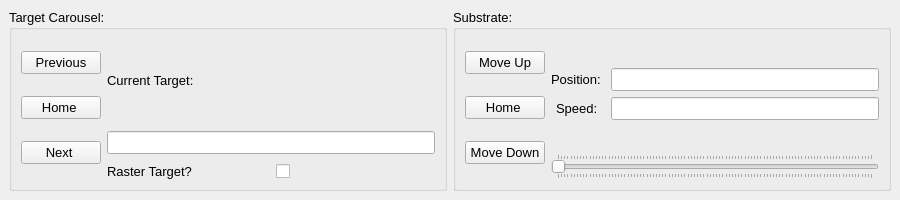
<?xml version="1.0" encoding="UTF-8"?>
<ui version="4.0">
 <class>docked_motor_controls</class>
 <widget class="QDockWidget" name="docked_motor_controls">
  <property name="geometry">
   <rect>
    <x>0</x>
    <y>0</y>
    <width>900</width>
    <height>200</height>
   </rect>
  </property>
  <property name="sizePolicy">
   <sizepolicy hsizetype="Minimum" vsizetype="Minimum">
    <horstretch>0</horstretch>
    <verstretch>0</verstretch>
   </sizepolicy>
  </property>
  <property name="minimumSize">
   <size>
    <width>900</width>
    <height>0</height>
   </size>
  </property>
  <property name="font">
   <font>
    <pointsize>10</pointsize>
   </font>
  </property>
  <property name="windowTitle">
   <string>PLD Motor Controls</string>
  </property>
  <widget class="QWidget" name="dockWidgetContents">
   <layout class="QHBoxLayout" name="horizontalLayout_3">
    <item>
     <widget class="QGroupBox" name="gbox_targets">
      <property name="title">
       <string>Target Carousel:</string>
      </property>
      <layout class="QHBoxLayout" name="horizontalLayout_2" stretch="0,0">
       <item>
        <layout class="QVBoxLayout" name="verticalLayout_3">
         <property name="spacing">
          <number>10</number>
         </property>
         <item>
          <widget class="QPushButton" name="btn_carousel_prev">
           <property name="text">
            <string>Previous</string>
           </property>
           <property name="icon">
            <iconset>
             <normaloff>../img/left.svg</normaloff>../img/left.svg</iconset>
           </property>
          </widget>
         </item>
         <item>
          <widget class="QPushButton" name="btn_carousel_home">
           <property name="text">
            <string>Home </string>
           </property>
           <property name="icon">
            <iconset>
             <normaloff>../img/home.svg</normaloff>../img/home.svg</iconset>
           </property>
          </widget>
         </item>
         <item>
          <widget class="QPushButton" name="btn_carousel_next">
           <property name="layoutDirection">
            <enum>Qt::LeftToRight</enum>
           </property>
           <property name="text">
            <string>Next </string>
           </property>
           <property name="icon">
            <iconset>
             <normaloff>../img/right.svg</normaloff>../img/right.svg</iconset>
           </property>
          </widget>
         </item>
        </layout>
       </item>
       <item>
        <layout class="QVBoxLayout" name="verticalLayout_4">
         <property name="spacing">
          <number>10</number>
         </property>
         <item>
          <widget class="QLabel" name="lbl_current_target">
           <property name="text">
            <string>Current Target:</string>
           </property>
          </widget>
         </item>
         <item>
          <widget class="QLineEdit" name="line_current_target"/>
         </item>
         <item>
          <layout class="QHBoxLayout" name="horizontalLayout_4">
           <item>
            <widget class="QLabel" name="lbl_raster">
             <property name="text">
              <string>Raster Target?</string>
             </property>
            </widget>
           </item>
           <item>
            <widget class="QCheckBox" name="check_raster">
             <property name="text">
              <string/>
             </property>
            </widget>
           </item>
          </layout>
         </item>
        </layout>
       </item>
      </layout>
     </widget>
    </item>
    <item>
     <widget class="QGroupBox" name="gbox_substrate">
      <property name="title">
       <string>Substrate:</string>
      </property>
      <layout class="QHBoxLayout" name="horizontalLayout">
       <item>
        <layout class="QVBoxLayout" name="verticalLayout">
         <property name="spacing">
          <number>10</number>
         </property>
         <item>
          <widget class="QPushButton" name="btn_sub_up">
           <property name="text">
            <string>Move Up</string>
           </property>
           <property name="icon">
            <iconset>
             <normaloff>../img/up.svg</normaloff>../img/up.svg</iconset>
           </property>
          </widget>
         </item>
         <item>
          <widget class="QPushButton" name="btn_sub_home">
           <property name="text">
            <string>Home </string>
           </property>
           <property name="icon">
            <iconset>
             <normaloff>../img/home.svg</normaloff>../img/home.svg</iconset>
           </property>
          </widget>
         </item>
         <item>
          <widget class="QPushButton" name="btn_sub_down">
           <property name="text">
            <string>Move Down</string>
           </property>
           <property name="icon">
            <iconset>
             <normaloff>../img/down.svg</normaloff>../img/down.svg</iconset>
           </property>
          </widget>
         </item>
        </layout>
       </item>
       <item>
        <layout class="QVBoxLayout" name="verticalLayout_2">
         <item>
          <layout class="QFormLayout" name="formLayout">
           <property name="labelAlignment">
            <set>Qt::AlignCenter</set>
           </property>
           <property name="formAlignment">
            <set>Qt::AlignCenter</set>
           </property>
           <item row="0" column="0">
            <widget class="QLabel" name="lbl_sub_position">
             <property name="text">
              <string>Position: </string>
             </property>
            </widget>
           </item>
           <item row="0" column="1">
            <widget class="QLineEdit" name="line_sub_position"/>
           </item>
           <item row="1" column="0">
            <widget class="QLabel" name="lbl_sub_speed">
             <property name="text">
              <string>Speed: </string>
             </property>
            </widget>
           </item>
           <item row="1" column="1">
            <widget class="QLineEdit" name="line_sub_speed"/>
           </item>
          </layout>
         </item>
         <item>
          <widget class="QSlider" name="slide_sub_speed">
           <property name="orientation">
            <enum>Qt::Horizontal</enum>
           </property>
           <property name="invertedAppearance">
            <bool>false</bool>
           </property>
           <property name="invertedControls">
            <bool>false</bool>
           </property>
           <property name="tickPosition">
            <enum>QSlider::TicksBothSides</enum>
           </property>
          </widget>
         </item>
        </layout>
       </item>
      </layout>
     </widget>
    </item>
   </layout>
  </widget>
 </widget>
 <resources/>
 <connections/>
</ui>
